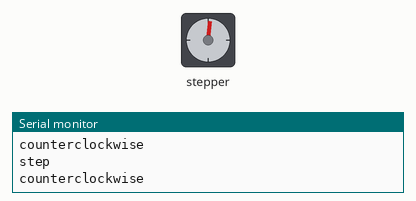
Bench run of a sketch on a simulated Arduino Uno, built with avr-gcc and run on an emulated ATmega328P. Shown: stepper motor, the last lines printed to the serial monitor. Stepper angles assume 200 steps per turn.

Above: at 0.15 s.
At 9.89 s:
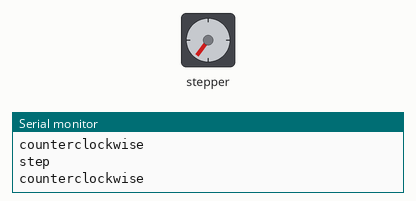
At 19.93 s:
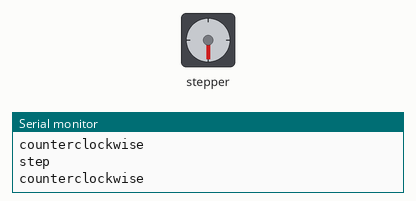
At 39.93 s:
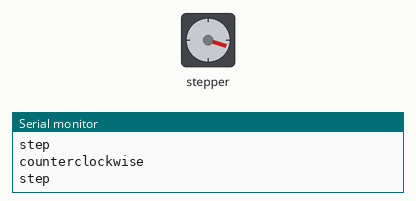
Timing chart, 0 to 40.0 s (numbered marks = the images above):
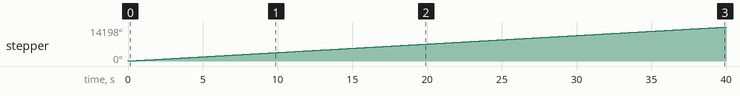

Measured:
- by itself, stepper: keeps turning clockwise at about 355°/s

The sketch:

StepperTest2.ino
```cpp
/*
 Stepper Motor Control - one revolution

 This program drives a unipolar or bipolar stepper motor.
 The motor is attached to digital pins 8 - 11 of the Arduino.

 The motor should revolve one revolution in one direction, then
 one revolution in the other direction.


 Created 11 Mar. 2007
 Modified 30 Nov. 2009
 by Tom Igoe

 */

#include <Stepper.h>

const int stepsPerRevolution = 200;  // change this to fit the number of steps per revolution
// for your motor

// initialize the stepper library on pins 8 through 11:
Stepper myStepper(stepsPerRevolution, 12, 13, 14, 15);

void setup() {
  // set the speed at 60 rpm:
  myStepper.setSpeed(60);
  // initialize the serial port:
  Serial.begin(9600);
}

void loop() {
  // step one revolution  in one direction:
//  Serial.println("clockwise");
//  myStepper.step(stepsPerRevolution);
//  delay(500);

  // step one revolution in the other direction:
  Serial.println("counterclockwise");
  myStepper.step(stepsPerRevolution/20);
  Serial.println("step");
}
```
